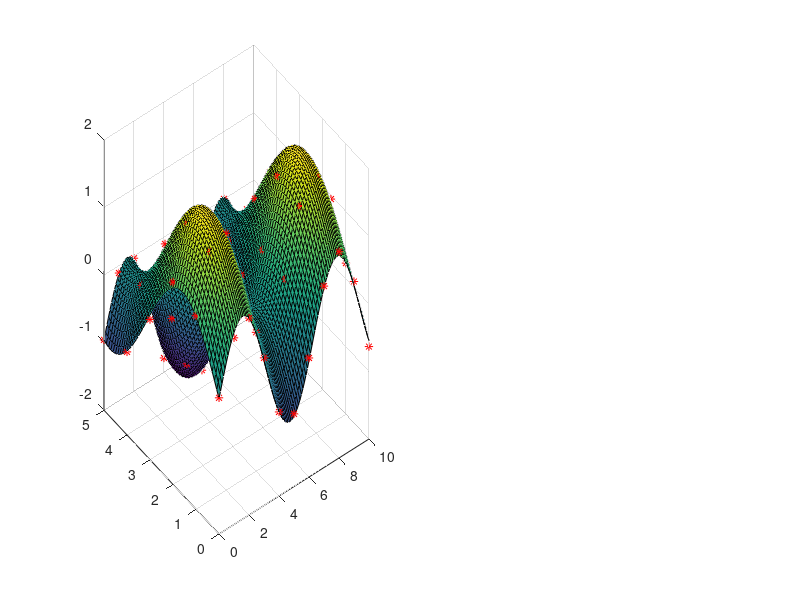

Recreate this plot in MATLAB. (Note: this script raises an error after producing the figure.)
clear; close all

% Mesh domain
[x1G,x2G] = meshgrid(linspace(0,10,101),linspace(0,5,51));

%% Define function
fG = sin(x1G)+sin(x2G);
% fG = (x1G/2).^2;
% fG = sin(x1G)-sin(x2G);
% fG = x1G.^2-x2G.^3;
% fG = sin(x1G).*sin(x2G);

%% Noisy parameters in the measurements
% sigman = eps;
% sigman = .25;
sigman = .05;
% sigman = max(abs(fG(:)))*.05; % relative error

sigman2 = sigman^2;

%% Plot function

figure('Position',[270 535 1320 420]);

ax11 = subplot(1,2,1);

surf(x1G,x2G,fG)
hold on
shg

%% Select training positions

%%% Select random points with noise
% Ntrain = 50;
% ind = randsample(length(fG(:)), Ntrain);

%%% Select uniformly
ind = find(abs(rem(x1G(:),1))<0.01 & abs(rem(x2G(:),1))<0.01);
Ntrain = length(ind);

train.x1 = x1G(ind);
train.x2 = x2G(ind);
train.fG = fG(ind) + sigman * randn(size(fG(ind)));

plot3(train.x1,train.x2,train.fG(:),'*r')
shg

%% Fit regression model using all training points. Specify kernel function and parameters

% kernel function: squared exponential with sigmaL = theta(1), sigmaF =
% theta(2) + Gaussian Noise

kfcn_withNoise = @(XN,XM,theta) theta(2)^2*exp(-0.5*(pdist2(XN,XM).^2)/(theta(1)^2)) + sigman2* (pdist2(XN,XM) == 0);
kfcn = @(XN,XM,theta) theta(2)^2*exp(-0.5*(pdist2(XN,XM).^2)/(theta(1)^2));

Ntest = 1000;

ind_random = randsample(length(fG(:)), Ntest);

theta0 = [1,1]; % initialize hyperparameters
gprMdl = fitrgp([train.x1, train.x2], train.fG, 'KernelFunction', kfcn, 'KernelParameters', theta0, ...
      'Sigma', sigman, 'ConstantSigma', true, ...
        'SigmaLowerBound', 1e-16);

fprintf('Optimal sigmaL = %g\n', gprMdl.KernelInformation.KernelParameters(1))
fprintf('Optimal sigmaF = %g\n', gprMdl.KernelInformation.KernelParameters(2))

test.x1 = x1G(ind_random);
test.x2 = x2G(ind_random);

[test.fGpred,test.fGsd] = predict(gprMdl, [test.x1, test.x2]);

plot3(test.x1, test.x2, test.fGpred, 'ob')
gca.Title = 'Using all possible sensors';
shg
colormap(ax11,'gray')

fprintf('Average error using all the sensors = %g\n', norm(test.fGpred-fG(ind_random))/Ntest)

%% Plot variance

ax12 = subplot(1,2,2);
scatter(test.x1, test.x2, [], test.fGsd.^2, '.'); box on;
colormap(ax12,'jet'); colorbar;

%% Optimize points to ask for

k = 15; % nb. of sensors to be employed

Selectible = 1:length(train.fG);
Selected(1) = datasample(Selectible,1);
Selectible = setdiff(Selectible, Selected);

figure('Position',[677 133 560 316])

plot(train.x1,train.x2,'.k'); shg;
hold on
xlim([0,10])
ylim([0,5])

plot(train.x1(Selected),train.x2(Selected),'or','markersize',9);
title('Sensor Distribution');
hold on
% pause

%%

for j=2:k
    
    dy = -Inf;
    
    SigmaAA = kfcn_withNoise(train.fG(Selected), train.fG(Selected), gprMdl.KernelInformation.KernelParameters);
    invSigmaAA = inv(SigmaAA);
    SigmaAbAb = kfcn_withNoise(train.fG(Selectible), train.fG(Selectible), gprMdl.KernelInformation.KernelParameters);
    invSigmaAbAb = inv(SigmaAbAb);
    
    for i = Selectible
                
        sigmay2 = kfcn_withNoise(train.fG(i), train.fG(i), gprMdl.KernelInformation.KernelParameters);
        SigmayA = kfcn_withNoise(train.fG(i), train.fG(Selected), gprMdl.KernelInformation.KernelParameters);        
        SigmaAy = SigmayA';
        SigmayAb = kfcn_withNoise(train.fG(i), train.fG(Selectible), gprMdl.KernelInformation.KernelParameters); 
        SigmaAby = SigmayAb';
        
        %% Mutual Information (MI) Criterium
%         dy_new = (sigmay2 - SigmayA*invSigmaAA*SigmaAy) / ...
%                     (sigmay2 - SigmayAb*invSigmaAbAb*SigmaAby);
        %% Entropy Criterium
        dy_new = sigmay2 - SigmayA*invSigmaAA*SigmaAy;
        
        if dy_new > dy
            dy = dy_new;
            iMax = i;
        end
        
    end
    
    Selectible = setdiff(Selectible, iMax);
    Selected(j) = iMax;
    
%     plot(train.x1(Selected(j)),train.x2(Selected(j)),'or','markersize',9);
%     shg
%     pause
    
end

plot(train.x1(Selected),train.x2(Selected),'or','markersize',9);
shg

g = sprintf('%d ', Selected);
fprintf('Selected list = [%s]\n', g)


%% Get distribution only from selected data

gprMdl_final = fitrgp([train.x1(Selected), train.x2(Selected)], train.fG(Selected), 'KernelFunction', kfcn, 'KernelParameters', gprMdl.KernelInformation.KernelParameters, ...
  'Sigma', sigman, 'ConstantSigma', true, ...
        'SigmaLowerBound', 1e-16);


fprintf('New Optimal sigmaL = %g\n', gprMdl_final.KernelInformation.KernelParameters(1))
fprintf('New Optimal sigmaF = %g\n', gprMdl_final.KernelInformation.KernelParameters(2))

% Evaluate in test data
[test.fGpred_final, test.fGsd_final] = predict(gprMdl_final, [test.x1, test.x2]);

figure('Position',[270 535 1320 420]);

ax21 = subplot(1,2,1);

surf(x1G,x2G,fG)
hold on
plot3(train.x1(Selected), train.x2(Selected), train.fG(Selected), '*r');
plot3(test.x1, test.x2, test.fGpred_final, 'ob')
gca.Title = 'Using only selected sensors';
shg
colormap(ax21,'gray')

fprintf('Average error using only selected sensors = %g\n', norm(test.fGpred_final-fG(ind_random))/Ntest)

%% Plot variance of final model

ax22 = subplot(1,2,2);
scatter(test.x1, test.x2, [], test.fGsd_final, '.'); box on;
colormap(ax22,'jet'); colorbar;
title('Standard Deviation')
